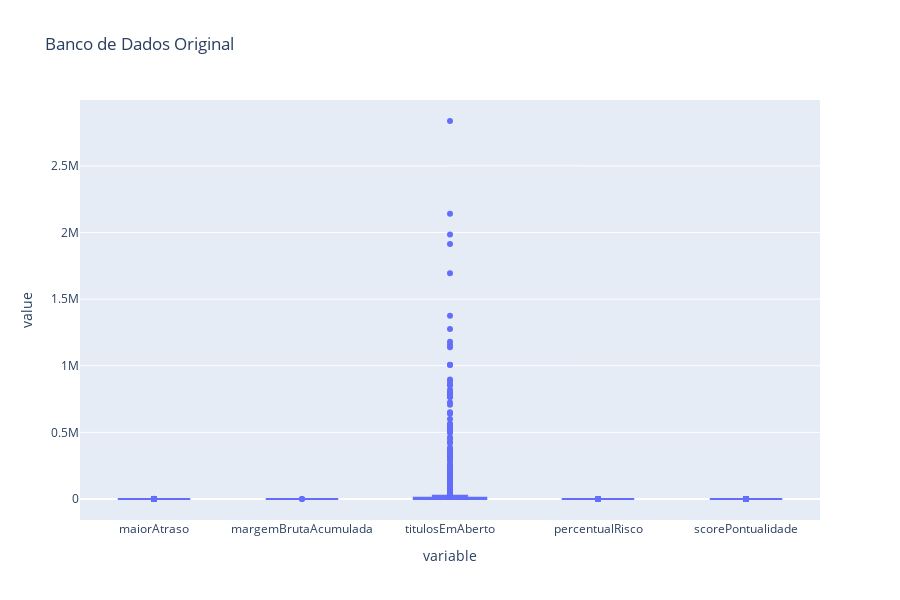

The notebook cell this image was saved under:
### Code cell
fig = px.box(data_frame = df_num, height=600, title='Banco de Dados Original')
fig.show()

### Figure 1 — Plotly figure (JSON) as saved in the notebook; plotly's stock layout.template omitted (floating-point values rounded to 4 significant figures; data arrays with more than 128 entries replaced by an {"elided": "..."} marker saying what was removed)
{"data": [{"alignmentgroup": "True", "hovertemplate": "variable=%{x}<br>value=%{y}<extra></extra>", "legendgroup": "", "marker": {"color": "#636efa"}, "name": "", "notched": false, "offsetgroup": "", "orientation": "v", "showlegend": false, "type": "box", "x": {"elided": "7615 str values"}, "x0": " ", "xaxis": "x", "y": {"elided": "7615 float values"}, "y0": " ", "yaxis": "y"}], "layout": {"boxmode": "group", "height": 600, "legend": {"tracegroupgap": 0}, "title": {"text": "Banco de Dados Original"}, "xaxis": {"anchor": "y", "domain": [0, 1], "title": {"text": "variable"}}, "yaxis": {"anchor": "x", "domain": [0, 1], "title": {"text": "value"}}}}
